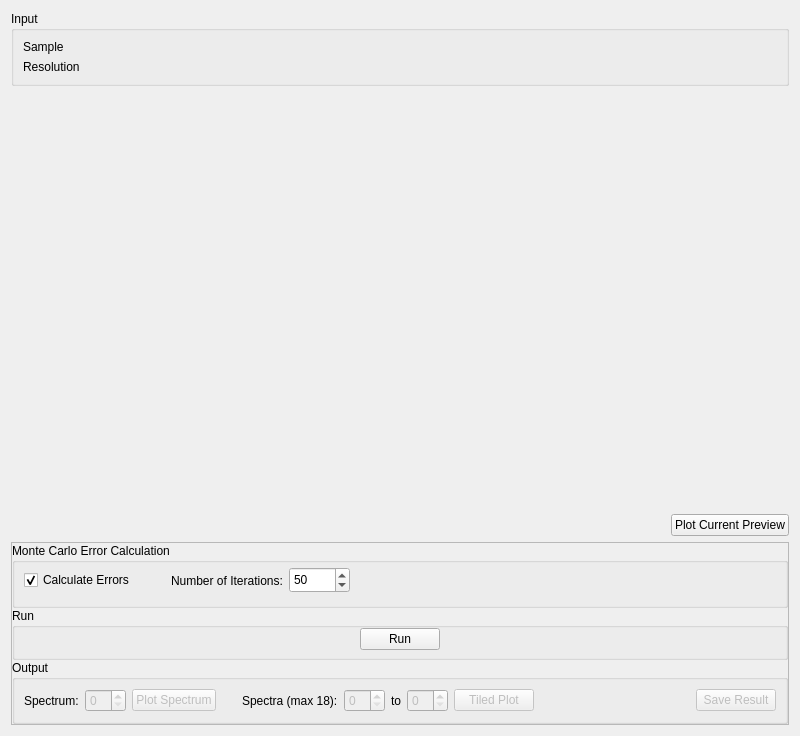
<?xml version="1.0" encoding="UTF-8"?>
<ui version="4.0">
 <class>Iqt</class>
 <widget class="QWidget" name="Iqt">
  <property name="geometry">
   <rect>
    <x>0</x>
    <y>0</y>
    <width>800</width>
    <height>736</height>
   </rect>
  </property>
  <property name="windowTitle">
   <string>Form</string>
  </property>
  <layout class="QVBoxLayout" name="layoutFury">
   <item>
    <widget class="QGroupBox" name="gbInput">
     <property name="title">
      <string>Input</string>
     </property>
     <layout class="QGridLayout" name="layoutFiles">
      <item row="2" column="0">
       <widget class="QLabel" name="lbResolution">
        <property name="sizePolicy">
         <sizepolicy hsizetype="Fixed" vsizetype="Preferred">
          <horstretch>0</horstretch>
          <verstretch>0</verstretch>
         </sizepolicy>
        </property>
        <property name="text">
         <string>Resolution</string>
        </property>
       </widget>
      </item>
      <item row="1" column="0">
       <widget class="QLabel" name="lbSample">
        <property name="sizePolicy">
         <sizepolicy hsizetype="Fixed" vsizetype="Preferred">
          <horstretch>0</horstretch>
          <verstretch>0</verstretch>
         </sizepolicy>
        </property>
        <property name="text">
         <string>Sample</string>
        </property>
       </widget>
      </item>
      <item row="1" column="1" colspan="2">
       <widget class="MantidQt::MantidWidgets::DataSelector" name="dsInput" native="true">
        <property name="sizePolicy">
         <sizepolicy hsizetype="Minimum" vsizetype="Fixed">
          <horstretch>0</horstretch>
          <verstretch>0</verstretch>
         </sizepolicy>
        </property>
        <property name="loadLabelText" stdset="0">
         <string>Plot Input</string>
        </property>
        <property name="workspaceSuffixes" stdset="0">
         <stringlist>
          <string>_red</string>
          <string>_sqw</string>
         </stringlist>
        </property>
        <property name="fileBrowserSuffixes" stdset="0">
         <stringlist>
          <string>_red.nxs</string>
          <string>_sqw.nxs</string>
         </stringlist>
        </property>
        <property name="showLoad" stdset="0">
         <bool>false</bool>
        </property>
        <property name="ShowGroups" stdset="0">
         <bool>false</bool>
        </property>
       </widget>
      </item>
      <item row="2" column="1" colspan="2">
       <widget class="MantidQt::MantidWidgets::DataSelector" name="dsResolution" native="true">
        <property name="sizePolicy">
         <sizepolicy hsizetype="Minimum" vsizetype="Fixed">
          <horstretch>0</horstretch>
          <verstretch>0</verstretch>
         </sizepolicy>
        </property>
        <property name="autoLoad" stdset="0">
         <bool>true</bool>
        </property>
        <property name="workspaceSuffixes" stdset="0">
         <stringlist>
          <string>_res</string>
          <string>_red</string>
          <string>_sqw</string>
         </stringlist>
        </property>
        <property name="fileBrowserSuffixes" stdset="0">
         <stringlist>
          <string>_res.nxs</string>
          <string>_red.nxs</string>
          <string>_sqw.nxs</string>
         </stringlist>
        </property>
        <property name="showLoad" stdset="0">
         <bool>false</bool>
        </property>
        <property name="ShowGroups" stdset="0">
         <bool>false</bool>
        </property>
       </widget>
      </item>
     </layout>
    </widget>
   </item>
   <item>
    <layout class="QHBoxLayout" name="loFury">
     <item>
      <layout class="QVBoxLayout" name="properties"/>
     </item>
     <item>
      <layout class="QVBoxLayout" name="verticalLayout" stretch="5,3">
       <item>
        <widget class="MantidQt::MantidWidgets::PreviewPlot" name="ppPlot" native="true">
         <property name="sizePolicy">
          <sizepolicy hsizetype="Preferred" vsizetype="MinimumExpanding">
           <horstretch>0</horstretch>
           <verstretch>1</verstretch>
          </sizepolicy>
         </property>
         <property name="minimumSize">
          <size>
           <width>0</width>
           <height>125</height>
          </size>
         </property>
         <property name="canvasColour" stdset="0">
          <color>
           <red>255</red>
           <green>255</green>
           <blue>255</blue>
          </color>
         </property>
         <property name="showLegend" stdset="0">
          <bool>true</bool>
         </property>
        </widget>
       </item>
       <item>
        <spacer name="verticalSpacer">
         <property name="orientation">
          <enum>Qt::Vertical</enum>
         </property>
         <property name="sizeHint" stdset="0">
          <size>
           <width>20</width>
           <height>40</height>
          </size>
         </property>
        </spacer>
       </item>
      </layout>
     </item>
    </layout>
   </item>
   <item>
    <layout class="QHBoxLayout" name="horizontalLayout">
     <item>
      <spacer name="horizontalSpacer">
       <property name="orientation">
        <enum>Qt::Horizontal</enum>
       </property>
       <property name="sizeHint" stdset="0">
        <size>
         <width>40</width>
         <height>20</height>
        </size>
       </property>
      </spacer>
     </item>
     <item>
      <widget class="QPushButton" name="pbPlotPreview">
       <property name="text">
        <string>Plot Current Preview</string>
       </property>
      </widget>
     </item>
    </layout>
   </item>
   <item>
    <widget class="QFrame" name="frame">
     <property name="minimumSize">
      <size>
       <width>0</width>
       <height>0</height>
      </size>
     </property>
     <property name="frameShape">
      <enum>QFrame::StyledPanel</enum>
     </property>
     <property name="frameShadow">
      <enum>QFrame::Raised</enum>
     </property>
     <layout class="QVBoxLayout" name="verticalLayout_2">
      <property name="spacing">
       <number>0</number>
      </property>
      <property name="leftMargin">
       <number>0</number>
      </property>
      <property name="topMargin">
       <number>0</number>
      </property>
      <property name="rightMargin">
       <number>0</number>
      </property>
      <property name="bottomMargin">
       <number>0</number>
      </property>
      <item>
       <widget class="QGroupBox" name="ErrorCalc">
        <property name="minimumSize">
         <size>
          <width>0</width>
          <height>65</height>
         </size>
        </property>
        <property name="title">
         <string>Monte Carlo Error Calculation</string>
        </property>
        <layout class="QHBoxLayout" name="horizontalLayout_2">
         <property name="topMargin">
          <number>0</number>
         </property>
         <property name="bottomMargin">
          <number>7</number>
         </property>
         <item>
          <widget class="QCheckBox" name="cbCalculateErrors">
           <property name="text">
            <string>Calculate Errors</string>
           </property>
           <property name="checked">
            <bool>true</bool>
           </property>
          </widget>
         </item>
         <item>
          <spacer name="horizontalSpacer_5">
           <property name="orientation">
            <enum>Qt::Horizontal</enum>
           </property>
           <property name="sizeType">
            <enum>QSizePolicy::Fixed</enum>
           </property>
           <property name="sizeHint" stdset="0">
            <size>
             <width>30</width>
             <height>20</height>
            </size>
           </property>
          </spacer>
         </item>
         <item>
          <widget class="QLabel" name="label">
           <property name="maximumSize">
            <size>
             <width>130</width>
             <height>16777215</height>
            </size>
           </property>
           <property name="text">
            <string>Number of Iterations:</string>
           </property>
          </widget>
         </item>
         <item alignment="Qt::AlignLeft">
          <widget class="QSpinBox" name="spIterations">
           <property name="minimumSize">
            <size>
             <width>60</width>
             <height>26</height>
            </size>
           </property>
           <property name="minimum">
            <number>3</number>
           </property>
           <property name="maximum">
            <number>10000</number>
           </property>
           <property name="value">
            <number>50</number>
           </property>
          </widget>
         </item>
         <item>
          <spacer name="horizontalSpacer_4">
           <property name="orientation">
            <enum>Qt::Horizontal</enum>
           </property>
           <property name="sizeHint" stdset="0">
            <size>
             <width>40</width>
             <height>20</height>
            </size>
           </property>
          </spacer>
         </item>
        </layout>
       </widget>
      </item>
      <item>
       <widget class="QGroupBox" name="gbRun">
        <property name="title">
         <string>Run</string>
        </property>
        <layout class="QHBoxLayout" name="horizontalLayout_3">
         <property name="topMargin">
          <number>0</number>
         </property>
         <property name="bottomMargin">
          <number>7</number>
         </property>
         <item>
          <spacer name="horizontalSpacer_2">
           <property name="orientation">
            <enum>Qt::Horizontal</enum>
           </property>
           <property name="sizeHint" stdset="0">
            <size>
             <width>40</width>
             <height>20</height>
            </size>
           </property>
          </spacer>
         </item>
         <item>
          <widget class="QPushButton" name="pbRun">
           <property name="text">
            <string>Run</string>
           </property>
          </widget>
         </item>
         <item>
          <spacer name="horizontalSpacer_3">
           <property name="orientation">
            <enum>Qt::Horizontal</enum>
           </property>
           <property name="sizeHint" stdset="0">
            <size>
             <width>40</width>
             <height>20</height>
            </size>
           </property>
          </spacer>
         </item>
        </layout>
       </widget>
      </item>
      <item>
       <widget class="QGroupBox" name="gbOutput">
        <property name="title">
         <string>Output</string>
        </property>
        <layout class="QHBoxLayout" name="horizontalLayout_9">
         <item>
          <widget class="QLabel" name="label_2">
           <property name="text">
            <string>Spectrum:</string>
           </property>
          </widget>
         </item>
         <item>
          <widget class="QSpinBox" name="spSpectrum">
           <property name="enabled">
            <bool>false</bool>
           </property>
          </widget>
         </item>
         <item>
          <widget class="QPushButton" name="pbPlot">
           <property name="enabled">
            <bool>false</bool>
           </property>
           <property name="text">
            <string>Plot Spectrum</string>
           </property>
          </widget>
         </item>
         <item>
          <spacer name="horizontalSpacer_6">
           <property name="orientation">
            <enum>Qt::Horizontal</enum>
           </property>
           <property name="sizeType">
            <enum>QSizePolicy::Fixed</enum>
           </property>
           <property name="sizeHint" stdset="0">
            <size>
             <width>20</width>
             <height>20</height>
            </size>
           </property>
          </spacer>
         </item>
         <item>
          <widget class="QLabel" name="label_3">
           <property name="text">
            <string>Spectra (max 18):</string>
           </property>
          </widget>
         </item>
         <item>
          <widget class="QSpinBox" name="spTiledPlotFirst">
           <property name="enabled">
            <bool>false</bool>
           </property>
          </widget>
         </item>
         <item>
          <widget class="QLabel" name="label_4">
           <property name="text">
            <string>to</string>
           </property>
          </widget>
         </item>
         <item>
          <widget class="QSpinBox" name="spTiledPlotLast">
           <property name="enabled">
            <bool>false</bool>
           </property>
          </widget>
         </item>
         <item>
          <widget class="QPushButton" name="pbTile">
           <property name="enabled">
            <bool>false</bool>
           </property>
           <property name="text">
            <string>Tiled Plot</string>
           </property>
          </widget>
         </item>
         <item>
          <spacer name="horizontalSpacer_1">
           <property name="orientation">
            <enum>Qt::Horizontal</enum>
           </property>
           <property name="sizeHint" stdset="0">
            <size>
             <width>40</width>
             <height>20</height>
            </size>
           </property>
          </spacer>
         </item>
         <item>
          <widget class="QPushButton" name="pbSave">
           <property name="enabled">
            <bool>false</bool>
           </property>
           <property name="text">
            <string>Save Result</string>
           </property>
          </widget>
         </item>
        </layout>
       </widget>
      </item>
     </layout>
    </widget>
   </item>
  </layout>
 </widget>
 <customwidgets>
  <customwidget>
   <class>MantidQt::MantidWidgets::PreviewPlot</class>
   <extends>QWidget</extends>
   <header>MantidQtWidgets/LegacyQwt/PreviewPlot.h</header>
   <container>1</container>
  </customwidget>
  <customwidget>
   <class>MantidQt::MantidWidgets::DataSelector</class>
   <extends>QWidget</extends>
   <header>MantidQtWidgets/Common/DataSelector.h</header>
  </customwidget>
 </customwidgets>
 <resources/>
 <connections/>
</ui>
